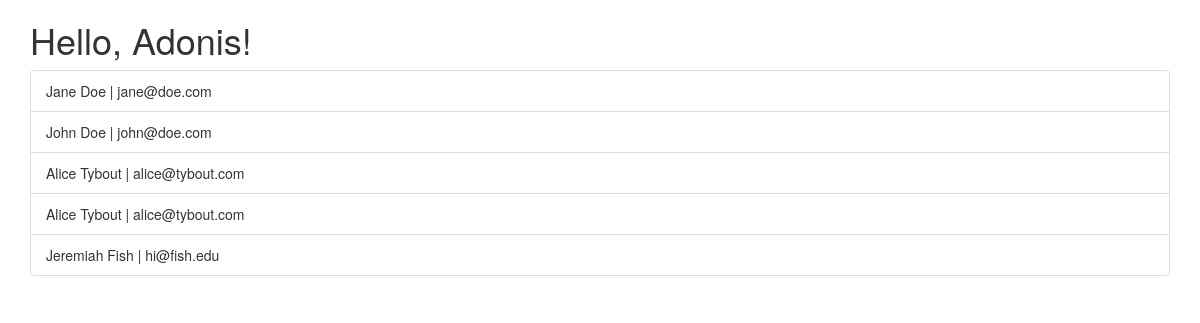
The app's page /index/ with its own data.
### users/models.py (models this page shows, shortened)
class User(models.Model):
    created = models.DateTimeField(default=timezone.now())
    modified = models.DateTimeField(default=timezone.now())
    first_name = models.CharField(max_length=256, blank=False, null=False)
    last_name = models.CharField(max_length=256, blank=False, null=False)
    email = models.EmailField(max_length=256, blank=False, null=False)
    age = models.IntegerField(blank=True, null=True)
    def __str__(self):
        return "{0} {1} | {2}".format(self.first_name, self.last_name,
                self.email)

### users/views.py (the view)
# urls.py: url(r'^index/$', views.UserListView.as_view(), name='index'),
class UserListView(ListView):
    model = User
    template_name = 'users/index.html'
    def get_context_data(self, **kwargs):
        context = super(UserListView, self).get_context_data(**kwargs)
        context['name'] = 'Adonis'
        return context

### users/templates/users/index.html (shortened to what this page needs)
{% extends 'users/base.html' %}
{% block content %}
  {% if name %}
    <h1>Hello, {{ name }}!</h1>
  {% else %}
    <h1>Hello, Stranger!</h1>
  {% endif %}
  {% if user_list %}
    <ul class="list-group">
    {% for user in user_list %}
      <li class="list-group-item">{{ user }}</li>
    {% endfor %}
  </ul>
  {% else %}
    <p>No users yet.</p>
  {% endif%}
{% endblock %}

### users/templates/users/base.html (shortened to what this page needs)
<!DOCTYPE html>
<html>
  <head>
    <link rel="stylesheet" href="https://maxcdn.bootstrapcdn.com/bootstrap/3.3.7/css/bootstrap.min.css">
  </head>
  <body>
    <div class="container">
      {% block content %} {% endblock %}
    </div>
  </body>
</html>

### records on screen
User: first_name+last_name+email "Jane Doe | jane@doe.com"
User: first_name+last_name+email "John Doe | john@doe.com"
User: first_name+last_name+email "Alice Tybout | alice@tybout.com"
User: first_name+last_name+email "Alice Tybout | alice@tybout.com"
User: first_name+last_name+email "Jeremiah Fish | hi@fish.edu"

### other values on screen
{{ name }} "Adonis"
